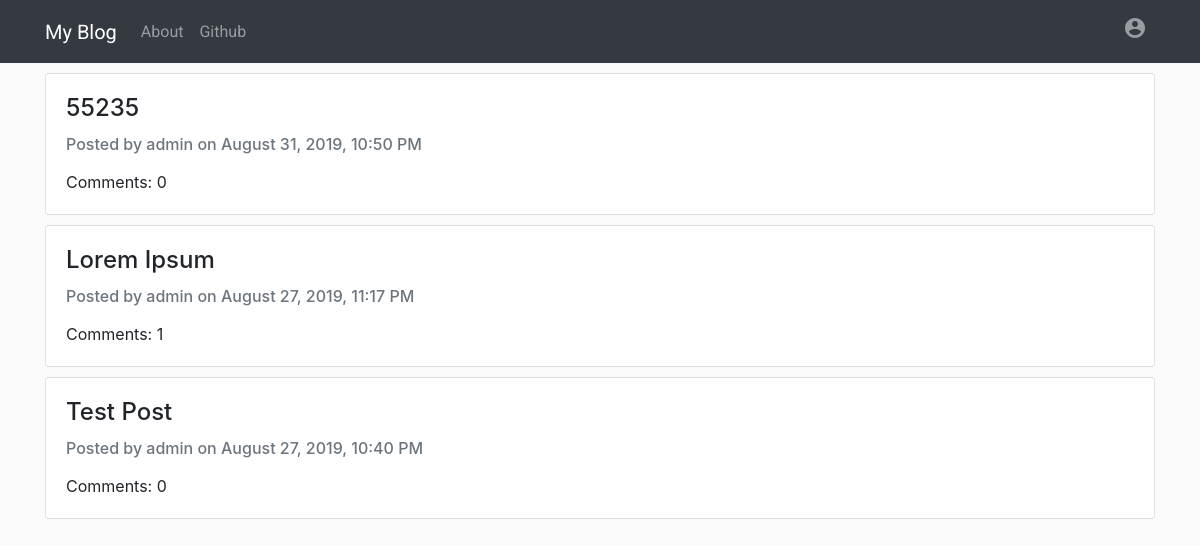
The page / on the database its author committed.
### blog/models.py (models this page shows, shortened)
class Post(models.Model):
    author = models.ForeignKey(User, on_delete = models.CASCADE)
    title = models.CharField(max_length = 200)
    text = models.TextField()
    create_date = models.DateTimeField(default = timezone.now)
    published_date = models.DateTimeField(blank = True, null = True)
    def approve_comments(self):
        return self.comments.filter(approved_comment = True)

### blog/views.py (the view)
# urls.py: path('', views.PostListView.as_view(), name = 'post_list'),
class PostListView(ListView):
    model = Post
    def get_queryset(self):
        return Post.objects.filter(published_date__lte = timezone.now()).order_by('-published_date')

### blog/templates/blog/post_list.html
{% extends 'blog/base.html' %}
{% block content %}
<div class="centerstage">
    {% for post in post_list %}
        <a class="custom-card" href="{% url 'post_detail' pk=post.pk %}">
            <div class="card post">
                <div class="card-body">
                    <h4 class="card-title">{{ post.title }}</h4>
                    <h6 class="class-subtitle mb-2 text-muted">
                        <p>Posted by {{ post.author }} on {{ post.published_date|date:"F d, Y, f A " }}</p>
                    </h6>
                    Comments: {{ post.approve_comments.count }}
                </div>
            </div>
        </a>
    {% empty %}
        <p>There's nothing in here..</p>
    {% endfor %}
</div>
{% endblock %}

### blog/static/css/blog.css (style rules this page uses)
body { background: #FAFAFA; }
.centerstage { margin-left: auto; margin-right: auto; }
.post { margin-bottom: 10px; }
a.custom-card, a.custom-card:hover { color: inherit; text-decoration: none; }

### rows shown on the page
Post: title "55235", author "admin", published_date "August 31, 2019, 10:50 PM", approve_comments.count "0"
Post: title "Lorem Ipsum", author "admin", published_date "August 27, 2019, 11:17 PM", approve_comments.count "1"
Post: title "Test Post", author "admin", published_date "August 27, 2019, 10:40 PM", approve_comments.count "0"
